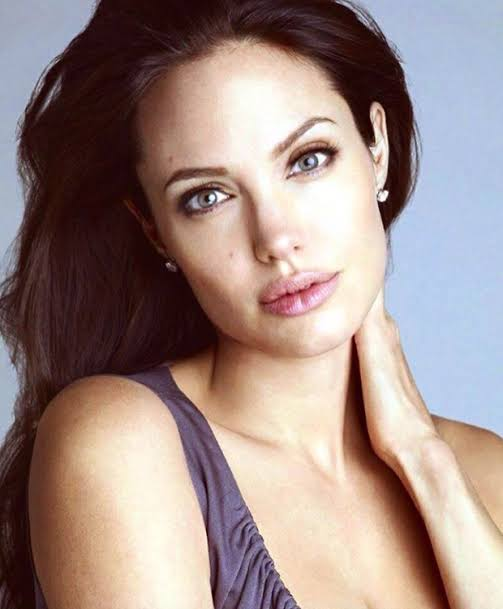
#> input picture ProjectImage/imagetilt2.jpg, 503 x 609 px, given in place of IMG_4116.jpg, which was not available
$ python filters.py   (older library calls are emulated)
#> lines starting #> are read from the running program, lines starting #| are printed output that depends on the picture; pictures that were not available may be replaced by others from this repository, and a replacement may not be noted
#> further down, img is the input picture: shape (609, 503, 3); mean R, G, B 158.2, 138.2, 133.6
### ProjectImage/commonfunctions.py


import skimage.io as io
import matplotlib.pyplot as plt
import numpy as np
from skimage.exposure import histogram
from matplotlib.pyplot import bar
from skimage.color import rgb2gray,rgb2hsv

# Convolution:
from scipy.signal import convolve2d
from scipy import fftpack
import math

from skimage.util import random_noise
from skimage.filters import median
from skimage.feature import canny


# Edges
from skimage.filters import sobel_h, sobel, sobel_v,roberts, prewitt

# Show the figures / plots inside the notebook
def show_images(images,titles=None):
    #This function is used to show image(s) with titles by sending an array of images and an array of associated titles.
    # images[0] will be drawn with the title titles[0] if exists
    # You aren't required to understand this function, use it as-is.
    n_ims = len(images)
#> n_ims = 1
    if titles is None: titles = ['(%d)' % i for i in range(1,n_ims + 1)]
#> titles = ['(1)']
    fig = plt.figure()
    n = 1
    for image,title in zip(images,titles):
        a = fig.add_subplot(1,n_ims,n)
        if image.ndim == 2:
            plt.gray()
        plt.imshow(image)
        a.set_title(title)
        n += 1
#> this loop made 1 pass
#> (title, n) on pass 1: ('(1)', 2)
#> after the loop, n = 2
    fig.set_size_inches(np.array(fig.get_size_inches()) * n_ims)
    plt.show()


# [6 lines left out: function showHist, not called in this run]

### ProjectImage/filters.py
from commonfunctions import *
from appliedfunctions import *
from skimage.filters import gaussian
from skimage.color import rgb2ycbcr
from skimage.transform import resize
import numpy as np
import math
from skimage.morphology import binary_erosion, binary_dilation
from skimage import exposure
from skimage.morphology import erosion, dilation
from skimage.morphology import disk
import cv2

######################################################################################################
######################################################################################################
######################################################################################################
windowsize=[3,3]
orgin=[1,1]
Structure = disk(2)


######################################################################################################
######################################################################################################
######################################################################################################


cam = cv2.VideoCapture(0)

cv2.namedWindow("test")

#creating adaboost trained model using cv2
face_cascade = cv2.CascadeClassifier('C:\\Users\\xps\\Downloads\\opencv\\build\\etc\\haarcascades\\haarcascade_frontalface_default.xml')

#val = input("press 1 for camera image press 2 for choosing an image from your computer: ")

while True:
    #reading frame from camera
    '''
    ret, frame = cam.read()
    cv2.imshow("test", frame)
    img =frame
    '''
    #reading an exisiting image

    img =  io.imread("C:\\Users\\xps\\Desktop\\hh\\ImageProcessing\\IMG_4116.jpg").astype('uint8')
    show_images([img])


    gray = cv2.cvtColor(img, cv2.COLOR_BGR2GRAY)
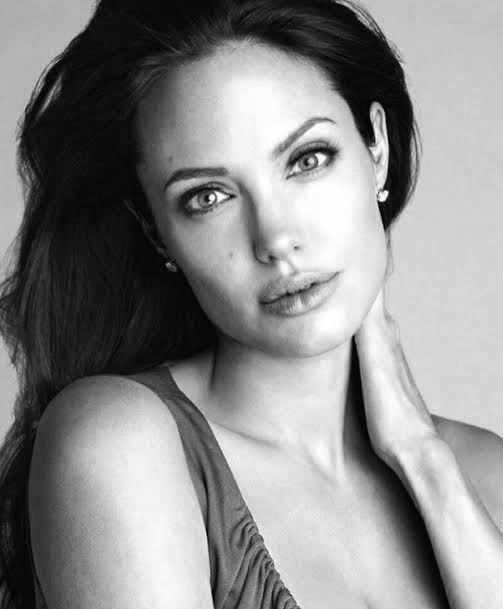
#> gray: shape (609, 503); min 2, max 255, mean 139.1

    faces = face_cascade.detectMultiScale(gray, 1.3, 5)
#> faces = [[117, 55, 296, 296]]

    for (x,yt,w,h) in faces:

        #crop the face
        cropped_img = img[yt:yt+h,x:x+w ,:]
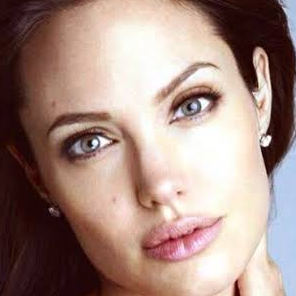
#> cropped_img: shape (296, 296, 3); mean R, G, B 163.9, 138.2, 129.7
        cropped_img2=img[yt-80:yt+h,x:x+w ,:]
#> cropped_img2 = empty array
        cropped_img3=img[yt-20:yt+h+20,x-20:x+w+20 ,:]
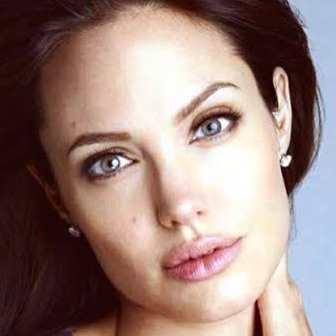
#> cropped_img3: shape (336, 336, 3); mean R, G, B 152.8, 129, 123.3
        #removing noise

        filtered_img = gaussian(cropped_img, sigma=0.1,multichannel=False)
        filtered_img = gaussian(cropped_img2, sigma=0.1,multichannel=False)
#> filtered_img = empty array
        #resize image

        resized_image=resize(cropped_img,(200,180))
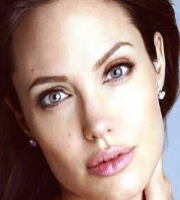
#> resized_image: shape (200, 180, 3) float64; mean R, G, B 0.643, 0.542, 0.509
#> (the run stopped early here; a loop or call above may not have finished)
